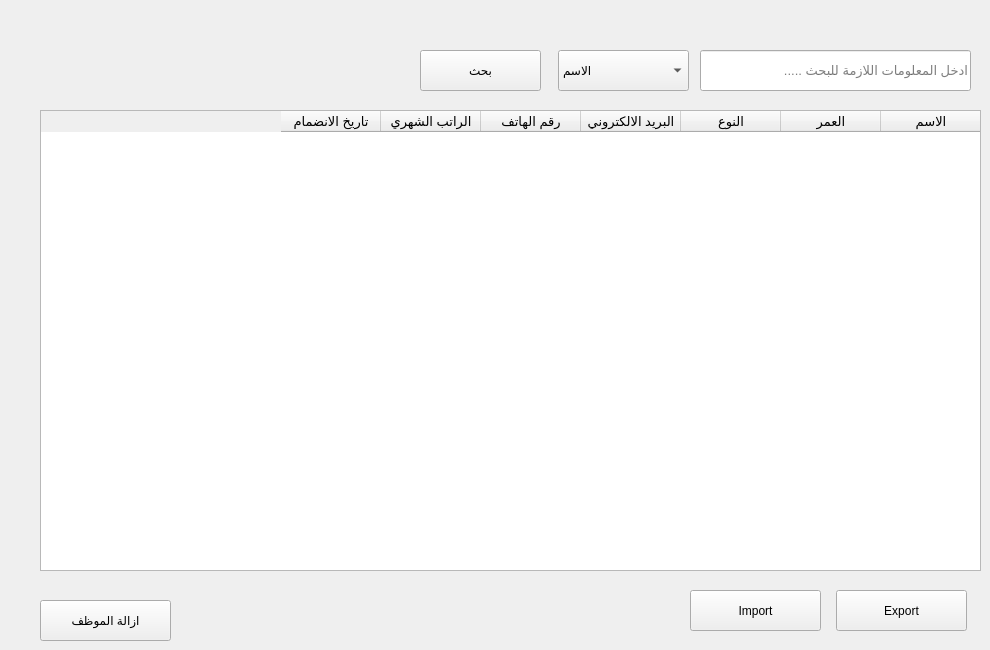
      <widget class="QWidget" name="tab_27">
       <attribute name="title">
        <string>الموظفين</string>
       </attribute>
       <widget class="QComboBox" name="comboBox_26">
        <property name="geometry">
         <rect>
          <x>558</x>
          <y>50</y>
          <width>131</width>
          <height>41</height>
         </rect>
        </property>
        <item>
         <property name="text">
          <string>الاسم</string>
         </property>
        </item>
        <item>
         <property name="text">
          <string>الرقم القومي</string>
         </property>
        </item>
        <item>
         <property name="text">
          <string>رقم الهاتف</string>
         </property>
        </item>
        <item>
         <property name="text">
          <string>الراتب الشهري</string>
         </property>
        </item>
       </widget>
       <widget class="QPushButton" name="pushButton_56">
        <property name="geometry">
         <rect>
          <x>836</x>
          <y>590</y>
          <width>131</width>
          <height>41</height>
         </rect>
        </property>
        <property name="text">
         <string>Export</string>
        </property>
       </widget>
       <widget class="QTableWidget" name="tableWidget_9">
        <property name="geometry">
         <rect>
          <x>40</x>
          <y>110</y>
          <width>941</width>
          <height>461</height>
         </rect>
        </property>
        <property name="font">
         <font>
          <pointsize>10</pointsize>
         </font>
        </property>
        <property name="layoutDirection">
         <enum>Qt::RightToLeft</enum>
        </property>
        <property name="frameShadow">
         <enum>QFrame::Sunken</enum>
        </property>
        <property name="editTriggers">
         <set>QAbstractItemView::NoEditTriggers</set>
        </property>
        <property name="selectionBehavior">
         <enum>QAbstractItemView::SelectRows</enum>
        </property>
        <property name="gridStyle">
         <enum>Qt::SolidLine</enum>
        </property>
        <column>
         <property name="text">
          <string>الاسم</string>
         </property>
        </column>
        <column>
         <property name="text">
          <string>العمر</string>
         </property>
        </column>
        <column>
         <property name="text">
          <string>النوع</string>
         </property>
        </column>
        <column>
         <property name="text">
          <string>البريد الالكتروني</string>
         </property>
        </column>
        <column>
         <property name="text">
          <string>رقم الهاتف</string>
         </property>
        </column>
        <column>
         <property name="text">
          <string>الراتب الشهري</string>
         </property>
        </column>
        <column>
         <property name="text">
          <string>تاريخ الانضمام</string>
         </property>
        </column>
       </widget>
       <widget class="QPushButton" name="pushButton_29">
        <property name="geometry">
         <rect>
          <x>420</x>
          <y>50</y>
          <width>121</width>
          <height>41</height>
         </rect>
        </property>
        <property name="font">
         <font/>
        </property>
        <property name="text">
         <string>بحث</string>
        </property>
       </widget>
       <widget class="QLineEdit" name="lineEdit_51">
        <property name="geometry">
         <rect>
          <x>700</x>
          <y>50</y>
          <width>271</width>
          <height>41</height>
         </rect>
        </property>
        <property name="font">
         <font>
          <pointsize>10</pointsize>
         </font>
        </property>
        <property name="placeholderText">
         <string>ادخل المعلومات اللازمة للبحث .....</string>
        </property>
       </widget>
       <widget class="QPushButton" name="pushButton_57">
        <property name="geometry">
         <rect>
          <x>690</x>
          <y>590</y>
          <width>131</width>
          <height>41</height>
         </rect>
        </property>
        <property name="text">
         <string>Import</string>
        </property>
       </widget>
       <widget class="QPushButton" name="pushButton_65">
        <property name="geometry">
         <rect>
          <x>40</x>
          <y>600</y>
          <width>131</width>
          <height>41</height>
         </rect>
        </property>
        <property name="text">
         <string>ازالة الموظف</string>
        </property>
       </widget>
      </widget>
